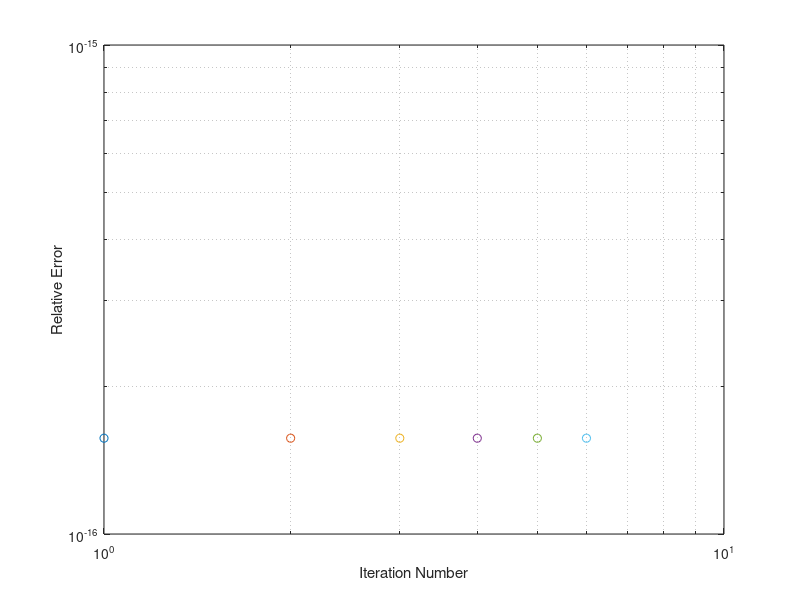

The MATLAB script that drew this image:
%% Exercise 1
y_3=1+(24/60)+(51/60^2)+(10/60^3); % Approximation given to approximate sqrt(2) at the beginning of assignment
y=sqrt(2); % y=sqrt(a) so when a=2 y=sqrt(2)
e_abs=abs(y_3-y) % Absolute error is computed by finding the absolute value of the difference between y_n and y
e_rel=abs(y_3-y)/abs(y) % Relative error is computed by dividing the absolute error equation by the absolute value of y

%% Exercise 2
% See write up

%% Exercise 3

% Layout of code derived from pg.15 of A Friendly Introduction to Numerical Analysis by Brian Bradie 

a=2; % Approximate the square root of this number (a)
y0=1; % Chosen initial guess from approximation given
N=6; % The number of iterations asked for in Excercise 3 to approximate sqrt(2)

for i=1:N % Complete N iterations of loop, then end loop
    y0=0.5*(y0+(a/y0)); % Newton-Raphson method used to approximate sqrt(2)
    y_n=y0; % Store approximation value derived from Newton-Raphson method before completing next iteration
    e_abs1 = abs(y_n - y); % Each time an interation is completed in this loop, update the absolute error to the new value from this equation
    e_rel1 = e_abs1 / abs(y); % Each time an iteration is completed in this loop, update the relative error to the new value from this equation
    approx_abs = abs(y_3-y0);
    approx_rel=approx_abs/abs(y_3);
    fprintf('Iteration %d: y_n = %.10f, e_abs = %.10e, e_rel = %.10e, approx_abs=%.10e, approx_rel=%.10e\n', i, y_n, e_abs1, e_rel1,approx_abs,approx_rel); 
    % Print the iteration number (1 through 6), corresponding y_n value, and the
    % absolute and relative error at each iteration 
end

% For-loop code suggested and generated by Matlab Copilot based off of input variables (a,y0,N) and their corresponding comments,
% and code/comments from Exercise 1. Comments that may have been generated in loop by Copilot were either
% rephrased into own words and/or new comments were added to describe code behavior in more depth

% plot relative error e_rel1 on log scale
loglog(1:6, e_rel1, '-o'); % how to plot log to log scale from https://www.mathworks.com/help/matlab/ref/loglog.html
xlabel('Iteration Number'); % x-axis label
ylabel('Relative Error'); % y-axis label
grid("on"); % display grid on plot for easier visual of relative error

% The plot of e_rel by iterations 1 through 6 is not sensitive to initial
% y0 guess, but can introduce greater error the further away the initial
% guess is from the exact value

% Majority of relative error plot code above generated by Matlab Copilot, from comment
% "plot relative error e_rel


%% Exercise 6 and 7

delta_e0=6.0660171780e-02; % Initial estimate of error from Exercise 3 used for initial theoretical erorr estimate

for i=1:10 % Run loop for same number of iterations as script for algrothim
    delta_e0=0.5*(delta_e0)^2; % Take the value delta_e0 from each iteration and use theoretical estimate of error equation from excercise 5 with C=1/2
    delta_e=delta_e0; % Store each value of delta_e at each iteration
    fprintf('Iteration %d: delta_e = %.10e\n', i, delta_e); % Print the theoretical estimates of error for each iteration 1 through 10
end

% Lines 52-53 generated by Matlab Copilot from entry
% "delta_e0=6.0660171780e-02 for i=1:6 delta_e=0.5*(delta_e0)^2;"

%% Excercise 9
y_0=1.1; % Initial Guess

for i=1:20
    y_0=y_0+y_0^2-a; % Algorithm y_n+1 from exercise 9
    y_1=y_0; % Store approximate value
    fprintf('Iteration %d:y_1=%.10e\n',i,y_1); % Print findings
end

% If the initial guess to this algorithm is not the fixed point y_0=sqrt(2) then the
% algorithm does not converge, and diverges

%% Excercise 10

x0=1.1; % Initial Guess
for i=1:50
    x0=(1/4)*(3*x0+(2/x0)); % Algorithm x_n+1 from exercise 10
    x1=x0; % Store approximate value
    e_absx=abs(x1-sqrt(2)); % Calculate absolute error at each iteration
    e_relx=e_absx/abs(sqrt(2)); % Calculate relative error at each iteration
    fprintf('Iteration %d: x1=%.10f, e_absx=%.10e, e_relx=%.10e\n',i,x1,e_absx,e_relx) % Print findings
end

% This algrothim appropriately converges to sqrt(2) and does not diverge

z0=1.1; % Initial Guess
for i=1:20
    z0=(1/8)*(3*z0+(12/z0)-(4/z0^3)); % Algorithm z_n+1 from exercise 10
    z1=z0; % Store approximate value
    e_absz=abs(z1-sqrt(2)); % Calculate absolute error at each iteration
    e_relz=e_absz/abs(sqrt(2)); % Calculate relative error at each iteration
    fprintf('Iteration %d: z1=%.10f, e_absz=%.10e, e_relz=%.10e\n',i,z1,e_absz,e_relz) % Print findings
end

% This algorithm converges to sqrt(2) the fastest in the given algorithms
% from Exercise 10

w0=1.1; % Initial Guess
for i=1:20
    w0=w0*((w0^2+3*a)/(3*w0^2+a)); % Halley's method from https://en.wikipedia.org/wiki/Halley%27s_method#Use_of_Halley's_method_to_compute_square_roots
    w1=w0; % Store approximate value
    e_absw=abs(w1-sqrt(2)); % Calculate absolute error at each iteration
    e_relw=e_absw/abs(sqrt(2)); % Calculate relative error at each iteration
    fprintf('Iteration %d: w1=%.10f, e_absw=%.10e, e_relw=%.10e\n',i,w1,e_absw,e_relw) % Print findings
end




